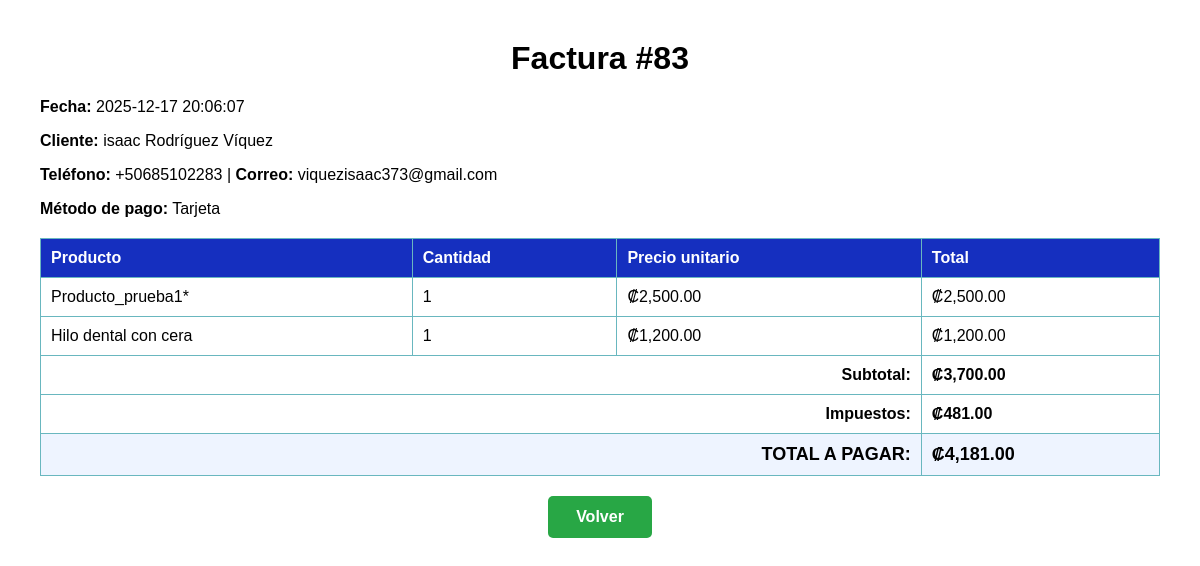
The page /modulos/ventas/admin_factura.php?id_venta=83 (signed in) on the database its author committed.
### tables this page shows
CREATE TABLE `ventas` (
  `id_venta` int NOT NULL,
  `id_usuario` int NOT NULL,
  `id_cliente` int NOT NULL,
  `fecha_venta` datetime DEFAULT CURRENT_TIMESTAMP,
  `subtotal` decimal(10,2) DEFAULT NULL,
  `impuestos` decimal(10,2) DEFAULT NULL,
  `total` decimal(10,2) DEFAULT NULL,
  `metodo_pago` varchar(50) DEFAULT NULL,
  `estado` tinyint(1) DEFAULT '1'
);

CREATE TABLE `usuarios` (
  `id_usuario` int NOT NULL,
  `nombre` varchar(100) DEFAULT NULL,
  `apellido1` varchar(100) DEFAULT NULL,
  `apellido2` varchar(100) DEFAULT NULL,
  `email` varchar(120) NOT NULL,
  `telefono` varchar(20) DEFAULT NULL,
  `identificacion` varchar(50) NOT NULL,
  `tipo_doc` varchar(20) NOT NULL,
  `password` varchar(255) NOT NULL,
  `id_rol` int NOT NULL,
  `fecha_creacion` datetime DEFAULT CURRENT_TIMESTAMP
);

CREATE TABLE `detalle_venta` (
  `id_detalle` int NOT NULL,
  `id_venta` int NOT NULL,
  `id_producto` int NOT NULL,
  `id_lote` int DEFAULT NULL,
  `cantidad` int NOT NULL,
  `precio_unitario` decimal(10,2) DEFAULT NULL,
  `total` decimal(10,2) DEFAULT NULL,
  `descuento` decimal(10,2) DEFAULT '0.00'
);

CREATE TABLE `productos` (
  `id_producto` int NOT NULL,
  `nombre` varchar(150) NOT NULL,
  `descripcion` text,
  `unidad` varchar(100) DEFAULT NULL,
  `id_categoria` int DEFAULT NULL,
  `precio` decimal(10,2) NOT NULL,
  `costo_unidad` decimal(10,2) DEFAULT NULL,
  `stock_total` int NOT NULL,
  `stock_minimo` int DEFAULT '0',
  `fecha_creacion` datetime DEFAULT CURRENT_TIMESTAMP,
  `actualizado_en` timestamp NULL DEFAULT CURRENT_TIMESTAMP ON UPDATE CURRENT_TIMESTAMP,
  `fecha_caducidad` date DEFAULT NULL,
  `estado` enum('activo','inactivo') DEFAULT 'activo',
  `descuento` decimal(5,2) DEFAULT '0.00'
);

### modulos/ventas/admin_factura.php (the view, shortened to what this page needs)
<?php
require '../../config/conexion.php';
$venta = null;
$productos = [];
try {
    $id_venta = (int)$_GET['id_venta'];
    $sql_venta = "
        SELECT
            v.id_venta,
            v.fecha_venta,
            v.subtotal,
            v.impuestos,
            v.total,
            v.metodo_pago,
            CONCAT(uc.nombre, ' ', uc.apellido1, ' ', IFNULL(uc.apellido2, '')) AS cliente_nombre,
            uc.telefono AS cliente_telefono,
            uc.email    AS cliente_correo
        FROM ventas v
        JOIN clientes c   ON v.id_cliente = c.id_cliente
        JOIN usuarios uc  ON c.id_usuario = uc.id_usuario
        WHERE v.id_venta = ?
    ";
    $stmt = $conn->prepare($sql_venta);
    $stmt->bind_param("i", $id_venta);
    $stmt->execute();
    $venta = $stmt->get_result()->fetch_assoc();
    $sql_detalle = "SELECT dv.id_producto, p.nombre, dv.cantidad, dv.precio_unitario, dv.total, dv.descuento
                    FROM detalle_venta dv
                    JOIN productos p ON dv.id_producto = p.id_producto
                    WHERE dv.id_venta = ?";
    $stmt2 = $conn->prepare($sql_detalle);
    $stmt2->bind_param("i", $id_venta);
    $stmt2->execute();
    $result_detalle = $stmt2->get_result();
    $productos = [];
    while ($row = $result_detalle->fetch_assoc()) {
        $productos[] = $row;
    }
} catch (Throwable $e) {
    try {
        if (isset($conn) && $conn instanceof mysqli) {
            if (isset($conn) && $conn instanceof mysqli && method_exists($conn, 'in_transaction') && $conn->in_transaction()) {
                try { $conn->rollback(); } catch (Throwable $__ignore) {}
            }
        }
    } catch (Throwable $__ignored) {}
    try {
        if (isset($conn)) { @$conn->close(); }
        include_once '../../config/conexion.php';
        $id_usuario_log = $_SESSION['user']['id_usuario'] ?? null;
        $accion = 'FACTURA_ERROR';
        $modulo = 'ventas/admin_factura';
        $ip = $_SERVER['REMOTE_ADDR'] ?? 'UNKNOWN';
        $user_agent = $_SERVER['HTTP_USER_AGENT'] ?? 'UNKNOWN';
        $detalles = 'Error técnico: ' . $e->getMessage();
        $stmtLog = $conn->prepare("CALL SP_USUARIO_BITACORA(?, ?, ?, ?, ?, ?)");
        if ($stmtLog) {
            $stmtLog->bind_param("isssss", $id_usuario_log, $accion, $modulo, $ip, $user_agent, $detalles);
            $stmtLog->execute();
            $stmtLog->close();
        }
        if (isset($conn)) { @$conn->close(); }
    } catch (Throwable $logError) {
        error_log("Fallo al escribir en bitácora (admin_factura): " . $logError->getMessage());
    }
    stopWithAlert('Ocurrió un error al cargar la factura.', 'Error', 'error');
}
?>
<!DOCTYPE html>
<html lang="es">
<head>
</head>
<body>
    <h1>Factura #<?php echo $venta['id_venta']; ?></h1>
    <p><strong>Fecha:</strong> <?php echo $venta['fecha_venta']; ?></p>
    <p><strong>Cliente:</strong> <?php echo $venta['cliente_nombre']; ?></p>
    <p><strong>Teléfono:</strong> <?php echo $venta['cliente_telefono']; ?> |
       <strong>Correo:</strong> <?php echo $venta['cliente_correo']; ?></p>
    <p><strong>Método de pago:</strong> <?php echo $venta['metodo_pago']; ?></p>
    <table>
        <thead>
            <tr>
                <th>Producto</th>
                <th>Cantidad</th>
                <th>Precio unitario</th>
                <th>Total</th>
            </tr>
        </thead>
        <tbody>
        <?php foreach ($productos as $p): ?>
            <tr>
                <td><?php echo $p['nombre']; ?></td>
                <td><?php echo $p['cantidad']; ?></td>
                <td>₡<?php echo number_format($p['precio_unitario'], 2); ?></td>
                <td>
                    ₡<?php echo number_format($p['total'], 2); ?>
                </td>
            </tr>
        <?php endforeach; ?>
        </tbody>
        <tfoot>
            <tr>
                <td colspan="3" style="text-align:right;">Subtotal:</td>
                <td>₡<?php echo number_format($venta['subtotal'], 2); ?></td>
            </tr>
            <tr>
                <td colspan="3" style="text-align:right;">Impuestos:</td>
                <td>₡<?php echo number_format($venta['impuestos'], 2); ?></td>
            </tr>
            <tr style="background:#eef4ff;">
                <td colspan="3" style="text-align:right; font-size:18px;">TOTAL A PAGAR:</td>
                <td style="font-size:18px;">₡<?php echo number_format($venta['total'], 2); ?></td>
            </tr>
        </tfoot>
    </table>
    <div style="text-align: center;">
        <a href="historial_ventas.php" class="boton-carrito">Volver</a>
    </div>
</body>
</html>

### modulos/ventas/admin_factura.php (style rules this page uses)
body { font-family: Arial, sans-serif; margin: 40px; }
h1 { text-align: center; }
table { width: 100%; border-collapse: collapse; margin-top: 20px; }
th, td { border: 1px solid #69B7BF; padding: 10px; text-align: left; }
th { background: #152fbf; color: white; }
tfoot td { font-weight: bold; }
.boton-carrito { display: inline-block; background: #28a745; color: #fff; padding: 12px 28px; border-radius: 5px; text-decoration: none; font-size: 16px; font-weight: bold; margin-top: 20px; }

### rows shown on the page
ventas: id_venta "83", fecha_venta "2025-12-17 20:06:07", id_usuario.telefono "+50685102283", id_usuario.email "viquezisaac373@gmail.com", metodo_pago "Tarjeta", subtotal "3,700.00", impuestos "481.00", total "4,181.00"
detalle_venta: id_producto.nombre "Producto_prueba1*", cantidad "1", precio_unitario "2,500.00", total "2,500.00"
detalle_venta: id_producto.nombre "Hilo dental con cera", cantidad "1", precio_unitario "1,200.00", total "1,200.00"

### other values the page prints
$venta['cliente_nombre'] "isaac Rodríguez Víquez"
